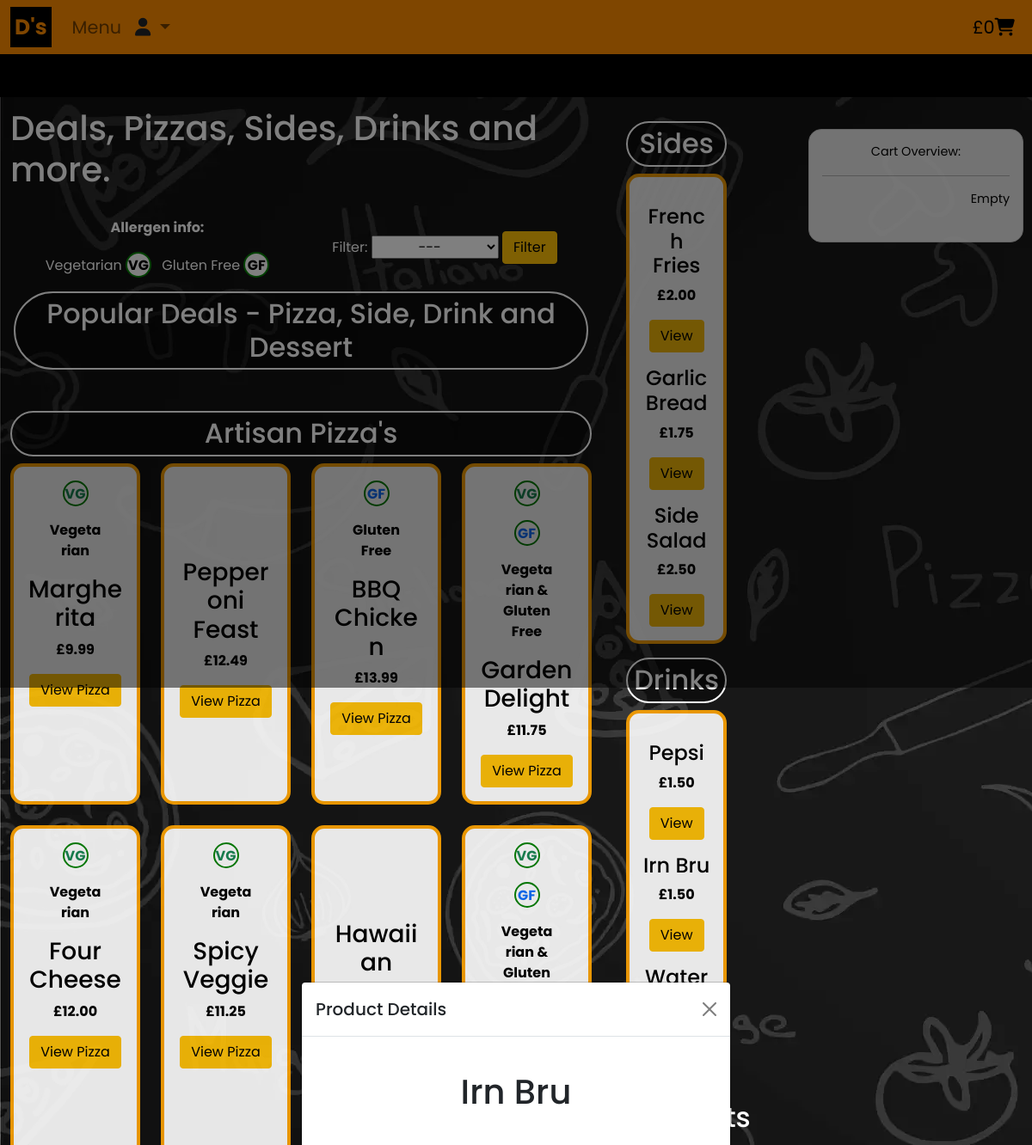
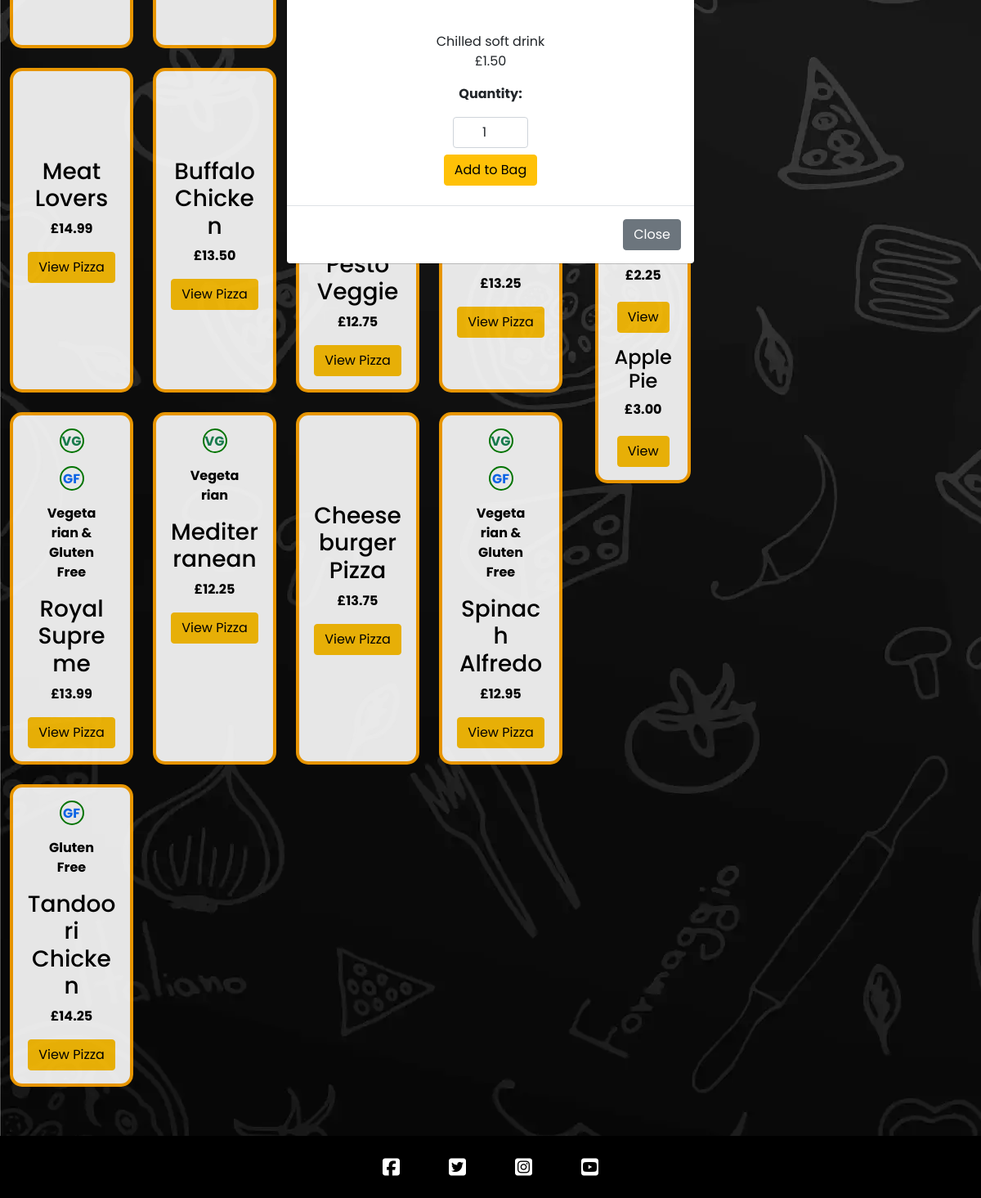
/menu/product_detail/2?item_type=drink, run on the app's committed database (2 pictures, top to bottom).
### menu/models.py (models this page shows, shortened)
class Pizza(models.Model):
    name = models.CharField(max_length=120,
                            unique=True)
    description = models.TextField(blank=True)
    active = models.CharField(choices=ACTIVE_CHOICES,
                              max_length=3,
                              blank=False,
                              default="No")
    is_gf = models.CharField(choices=ACTIVE_CHOICES,
                              max_length=3,
                              blank=False,
                              default="No")
    is_veg = models.CharField(choices=ACTIVE_CHOICES,
                              max_length=3,
                              blank=False,
                              default="No")
    price = models.DecimalField(max_digits=6, decimal_places=2)
    class Meta:
        verbose_name_plural = "Artisan Pizzas"

class Extras(models.Model):
    CATEGORIES_CHOICES = [
        ("Desserts", "Desserts"),
        ("Drinks", "Drinks"),
        ("Sides", "Sides"),
    ]
    name = models.CharField(max_length=50, unique=True)
    description = models.TextField(blank=True)
    category = models.CharField(choices=CATEGORIES_CHOICES,
                                max_length=10,
                                blank=False)
    active = models.CharField(choices=ACTIVE_CHOICES,
                              max_length=3,
                              blank=False,
                              default="No")
    price = models.DecimalField(max_digits=6, decimal_places=2)
    class Meta:
        verbose_name_plural = "Desserts, Drinks and Sides"

### menu/views.py (the view)
# urls.py: path('product_detail/<product_id>', views.product_detail, name='product_detail'),
def product_detail(request, product_id):
    selected_product = None
    item= request.GET.get('item_type')
    deal = Deal.objects.filter(active='Yes')
    pizza = Pizza.objects.filter(active="Yes")
    extra = Extras.objects.filter(active='Yes')
    if item =="pizza":
        selected_product = get_object_or_404(Pizza, pk=product_id)
    elif item=="deal":
        selected_product = get_object_or_404(Deal, pk=product_id)
    elif item in ("side","drink","dessert"):
         selected_product = get_object_or_404(Extras, pk=product_id)
    context = {
        "selected_product": selected_product,
        "item": item,
        "deals": deal,
        "pizza": pizza,
        "extras": extra
    }
    return render(request, 'menu/menu.html', context)

### menu/templates/menu/menu.html (shortened to what this page needs)
{% extends "base.html" %}
{% load static %}
{% block content %}
<div class="container-fluid secondary-bg d-flex flex-column h-100">
    <div class="row text-dark">
        <div class="col-lg-7">
            <section id="deals" class="mb-4">
                <h1 class="brand-heading-text text-left pb-2">Deals, Pizzas, Sides, Drinks and more.</h1>
                <div class="row d-flex flex-md-row brand-heading-text text-center p-3">
                    <div class="col-12 col-md-6">
                        <div class="brand-heading-text">
                        <p><b>Allergen info:</b></p>
                        <span class="p-1">Vegetarian <p class="allergen-circle brand-text text-center"><b>VG</b></p></span>
                        <span class="p-1">Gluten Free <p class="allergen-circle brand-text text-center pl-1"><b>GF</b></p></span>
                    </div>
                    </div>
                    <div class="col-12 col-md-6">
                        <div class="brand-heading-text p-3">
                            <form method="get" action="{% url 'menu' %}">
                                <label for="allergen-filter">Filter:</label>
                                <select name="allergen-filter" id="allergen-filter" class="text-center">
                                    <option value="default">---</option>
                                </select>
                                <button type="submit" class="btn btn-warning">Filter</button>
                            </form>
                        </div>
                    </div>
                    <h2 class="product-heading brand-heading-text text-center">Popular Deals - Pizza, Side, Drink and Dessert</h2>
                </div>
            </section>
            <section id="pizzas" class="mb-4">
                <div class="row">
                    <div class="">
                        <h2 class="product-heading brand-heading-text text-center">Artisan Pizza's</h2>
                    </div>
                </div>
                <div class="row">
                    {% for item in pizza %}
                    <div class="offset-2 col-8 offset-sm-0 col-sm-3 mb-4">
                        <div class="card h-100">
                            <div class="card-body brand-text text-center">
                                {% if item.is_veg == "Yes" and item.is_gf == "Yes" %}
                                <div class="container text-center">
                                    <div class="row">
                                        <div class="col">
                                            <p class="text-success allergen-circle"><b>VG</b></p>
                                            <p class="text-primary allergen-circle"><b>GF</b></p>
                                            <p><b>Vegetarian & Gluten Free</b></p>
                                        </div>
                                    </div>
                                </div>
                                {% elif item.is_veg == "Yes" %}
                                <div class="container">
                                    <div class="row">
                                        <div class="col">
                                            <p class="text-success allergen-circle"><b>VG</b></p>
                                            <p><b>Vegetarian</b></p>
                                        </div>
                                    </div>
                                </div>
                                {% elif item.is_gf == "Yes" %}
                                <div class="container">
                                    <div class="row">
                                        <div class="col">
                                            <p class="text-primary allergen-circle"><b>GF</b></p>
                                            <p><b>Gluten Free</b></p>
                                        </div>
                                    </div>
                                </div>
                                {% else %}
                                <p class="allergen-circle-none">&nbsp</p>
                                <p class="pt-1"><b>&nbsp</b></p>
                                {% endif %}
                                <h3 class="card-title">{{ item.name }}</h3>
                                <p class="card-text"><b>£{{ item.price }}</b></p>
                                <a href="{% url 'product_detail' item.id %}?item_type=pizza"
                                    class="btn btn-warning">View Pizza</a>
                            </div>
                        </div>
                    </div>
                    {% endfor %}
                </div>
            </section>
        </div>
        <div class="col-8 offset-2 offset-sm-0 col-sm-3 col-md-2 m-md-3 col-lg-2">
            <section id="sides" class="col-12 col-md-12 col-xl-8">
                <h2 class="text-center product-heading brand-heading-text">Sides</h2>
                <div class="card mb-3">
                    <div class="card-body brand-text text-center">
                        {% for side in extras %}
                        {% if side.category == "Sides" %}
                        <h4 class="mt-3">{{ side.name }}</h4>
                        <p><b>£{{ side.price }}</b></p>
                        <a href="{% url 'product_detail' side.id %}?item_type=side"
                            class="btn btn-warning">View</a>
                        {% endif %}
                        {% endfor %}
                    </div>
                </div>
            </section>
            <section id="drinks"class="col-12 col-md-12 col-xl-8">
                <h2 class="text-center product-heading brand-heading-text">Drinks</h2>
                <div class="card mb-3">
                    <div class="card-body brand-text text-center">
                        {% for drink in extras %}
                        {% if drink.category == "Drinks" %}
                        <h4 class=" mt-3">{{ drink.name }}</h4>
                        <p><b>£{{ drink.price }}</b></p>
                        <a href="{% url 'product_detail' drink.id %}?item_type=drink"
                            class="btn btn-warning">View</a>
                        {% endif %}
                        {% endfor %}
                    </div>
                </div>
            </section>
            <section id="desserts"class="col-12 col-md-12 col-xl-8">
                <h2 class="text-center product-heading brand-heading-text">Desserts</h2>
                <div class="card mb-3">
                    <div class="card-body brand-text text-center">
                        {% for dessert in extras %}
                        {% if dessert.category == "Desserts" %}
                        <h4 class=" mt-3">{{ dessert.name }}</h4>
                        <p><b>£{{ dessert.price }}</b></p>
                        <a href="{% url 'product_detail' dessert.id %}?item_type=dessert"
                            class="btn btn-warning mt-1">View</a>
                        {% endif %}
                        {% endfor %}
                    </div>
                </div>
            </section>
        </div>
        <div class="card sticky-cart d-none d-lg-block text-center">
            <p>Cart Overview:</p>
            <hr>
            <div class="text-end pb-2">
                {% if bag_quantity > 0 %}
                <div class="row">
                    <div class="col">
                        <b>Items: {{ bag_quantity}}</b>
                    </div>
                </div>
            </div>
            <a href="{% url 'cart' %}" class="col-12 btn btn-outline-dark mb-3">Cart</a>
            <a href="{% url 'checkout' %}" class="col-12 btn btn-warning mb-3">Checkout</a>
            {% else %}
            <p>Empty</p>
            {% endif %}
        </div>
    </div>
</div>
{% if selected_product %}
<div class="modal text-dark" id="productDetail" data-bs-backdrop="static" tabindex="-1"
    aria-labelledby="productDetailLabel" aria-hidden="true">
    <div class="modal-dialog modal-dialog-centered" role="document">
        <div class="modal-content">
            <div class="modal-header">
                <h5 class="modal-title text-center" id="productDetailLabel">Product Details</h5>
                <button type="button" class="btn-close" data-bs-dismiss="modal" aria-label="Close"></button>
            </div>
            <div class="modal-body text-center">
                <div class="text-center">
                    <div class="row text-center">
                        <form class="form" action="{% url 'add_to_bag' %}" method="POST">
                            {%if item == "pizza" or item == "side" or item == "drink" or item == "dessert" %}
                            <h1 class="text-center pt-4">{{ selected_product.name }}</h1>
                            <div class="text-center pt-3">
                                <div class="row">
                                    <div class="col-sm">
                                        {% if selected_product.is_veg == "Yes" and selected_product.is_gf == "Yes" %}
                                        <div class="container">
                                            <div class="row">
                                                <div class="col">
                                                    <p class="text-success allergen-circle"><b>VG</b></p>
                                                    <p class="text-primary allergen-circle"><b>GF</b></p>
                                                    <p><b>Vegetarian & Gluten Free</b></p>
                                                </div>
                                            </div>
                                        </div>
                                        {% elif selected_product.is_veg == "Yes" %}
                                        <p class="text-success allergen-circle"><b>VG</b></p>
                                        <p><b>Vegetarian</b></p>
                                        {% elif selected_product.is_gf == "Yes" %}
                                        <p class="text-primary allergen-circle"><b>GF</b></p>
                                        <p><b>Gluten Free</b></p>
                                        {% else %}
                                        <p class="allergen-circle-none"></p>
                                        {% endif %}
                                    </div>
                                </div>
                                <div class="row">
                                    <div class="col-sm">
                                        {{ selected_product.description }}
                                    </div>
                                </div>
                            </div>
                            <div class="row">
                                <div class="col-sm">
                                    £{{ selected_product.price }}
                                </div>
                            </div>
                            {% endif %}
                            <div class="form-row">
                                <div class="container col-md-6">
                                    <p class="mt-3"><strong>Quantity:</strong></p>
                                    <div class="d-flex justify-content-center">
                                        <div class="col-sm-12 col-md-6">
                                            <div class="input-group">
                                                <input class="form-control text-center" type="number" name="quantity"
                                                    value="1" min="1" max="10" data-item_id="{{ selected_product.id }}"
                                                    id="id_qty_{{ selected_product.id }}">
                                            </div>
                                        </div>
                                    </div>
                                </div>
                                <div class="col-12 p-2">
                                    <input type="submit" class="btn btn-warning" value="Add to Bag">
                                </div>
                            </div>
                    </div>
                </div>
            </div>
            <div class="modal-footer justify-content-end">
                <button type="button" class="btn btn-secondary" data-bs-dismiss="modal">Close</button>
            </div>
        </div>
    </div>
</div>
{% endif %}
{% endblock %}

### static/css/style.css (style rules this page uses)
* { padding: 0; margin: 0; box-sizing: border-box; font-family: "Poppins", sans-serif; }
footer a:hover, a::after { color: inherit; }
#lets-go a:hover, a::after { color: inherit; font-weight: bold; font-style: italic; }
.card { background-color: white !important; color: black !important; opacity: 0.9; border: 4px orange solid; border-radius: 15px; }
.product-heading { background-color: rgba(0, 0, 0, 0.4); border-radius: 50px; padding: 5px; border: 2px solid white; }
.allergen-circle { height: 30px; width: 30px; background-color: white; border-radius: 50%; padding-top: 2px; display: inline-block; opacity: 1; border: 2px green solid; }
.allergen-circle-none { height: 30px; width: 30px; background-color: none; border-radius: 50%; padding-top: 2px; display: inline-block; opacity: 1; }
.sticky-cart { position: fixed; top: 150px; right: 10px; width: 250px; border: 1px solid #ddd; color: black; padding: 15px; font-size: 90%; }
.secondary-bg { background: url('/static/images/secondary-bg.webp'); background-attachment: fixed; padding: 1%; }
.brand-text { color: black !important; }
.brand-heading-text { color: white; }

### data on the page
Pizza: is_veg "VG", name "Margherita", price "9.99"
Pizza: name "Pepperoni Feast", price "12.49"
Pizza: is_veg "GF", name "BBQ Chicken", price "13.99"
Pizza: is_veg "VG", name "Garden Delight", price "11.75"
Pizza: is_veg "VG", name "Four Cheese", price "12.00"
Pizza: is_veg "VG", name "Spicy Veggie", price "11.25"
Pizza: name "Hawaiian"
Pizza: is_veg "VG"
Pizza: name "Meat Lovers", price "14.99"
Pizza: name "Buffalo Chicken", price "13.50"
Pizza: name "Pesto Veggie", price "12.75"
Pizza: price "13.25"
Pizza: is_veg "VG", name "Royal Supreme", price "13.99"
Pizza: is_veg "VG", name "Mediterranean", price "12.25"
Pizza: name "Cheeseburger Pizza", price "13.75"
Pizza: is_veg "VG", name "Spinach Alfredo", price "12.95"
Pizza: is_veg "GF", name "Tandoori Chicken", price "14.25"
Extras: name "French Fries", price "2.00"
Extras: name "Garlic Bread", price "1.75"
Extras: name "Side Salad", price "2.50"
Extras: name "Pepsi", price "1.50"
Extras: name "Irn Bru", price "1.50", description "Chilled soft drink"
Extras: name "Water"
Extras: price "2.25"
Extras: name "Apple Pie", price "3.00"

### other printed values
{{ grand_total }} "0"
